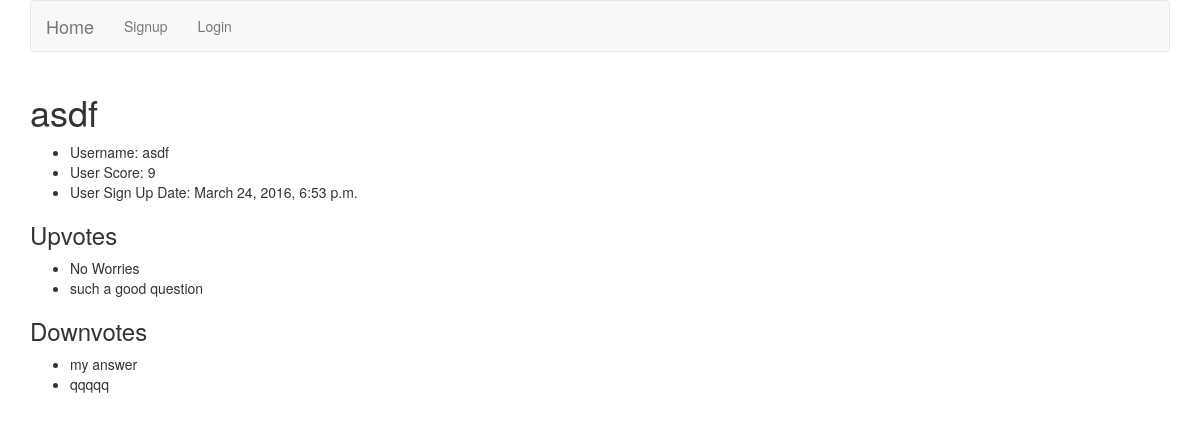
Before: /userdetail/3 with the older database file.
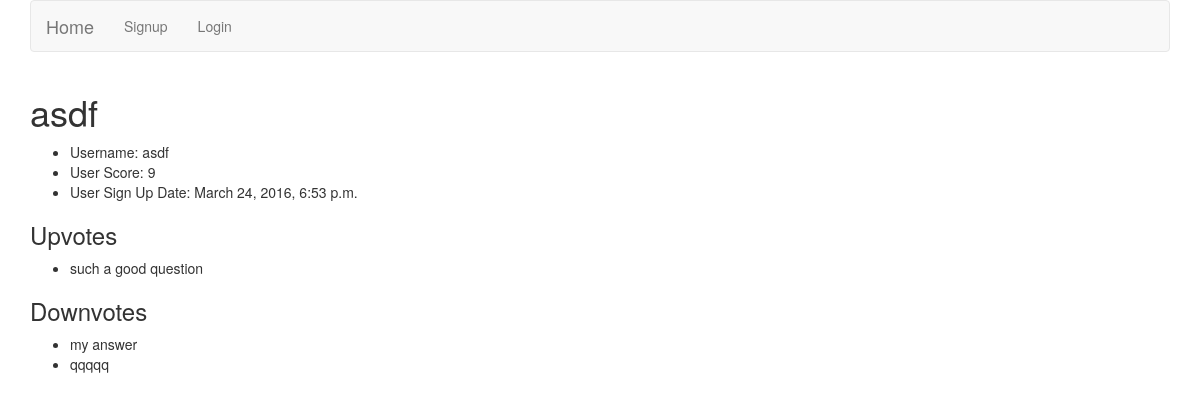
After: the same page with the newer database file.
### duckapp/models.py (models this page shows)
class UserProfile(models.Model):
    user = models.OneToOneField('auth.User')
    score = models.IntegerField(default=0)
    sign_up_date = models.DateTimeField(auto_now_add=True)
    upvotes = models.ManyToManyField(Answer, related_name='upvote')
    downvotes = models.ManyToManyField(Answer, related_name='downvote')

class Answer(models.Model):
    answerer = models.ForeignKey('auth.User')
    question = models.ForeignKey(Question)
    answer_text = models.TextField()
    score = models.IntegerField(default=0)
    title = models.CharField(max_length=255)
    timestamp = models.DateTimeField(auto_now_add=True)
    class Meta:
        ordering = ["-score", "-timestamp"]
    def __str__(self):
        return "{}".format(self.title)

### duckapp/views.py (the view)
# urls.py: url(r'^userdetail/(?P<pk>\d+)', UserDetailView.as_view(), name='user_detail'),
class UserDetailView(DetailView):
    model = UserProfile

### duckapp/templates/duckapp/userprofile_detail.html
{% extends 'base.html' %}
{% load bootstrap3 %}
{% block content %}
<div class="container">
<h1>{{ object.user }}</h1>
    <ul>
        <li>Username: {{ object.user }}</li>
        <li>User Score: {{ object.score }}</li>
        <li>User Sign Up Date: {{ object.sign_up_date }}</li>
    </ul>
    <h3>Upvotes</h3>
    <ul>
        {% for upvote in object.upvotes.all %}
            <li>{{ upvote }}</li>
        {% endfor %}
    </ul>
    <h3>Downvotes</h3>
    <ul>
        {% for downvote in object.downvotes.all %}
            <li>{{ downvote }}</li>
        {% endfor %}
    </ul>
</div>
{% endblock %}

### duckapp/templates/base.html (shortened to what this page needs)
<!DOCTYPE html>
{% load bootstrap3 %}
<html>
    <head>
        {% bootstrap_css %}
    </head>
    <body>
        <div class="container">
            <nav class="navbar navbar-default">
                <div class="container-fluid">
                    <div class="navbar-header">
                        <a class="navbar-brand" href="{% url 'index' %}">Home</a>
                    </div>
                    <div class="collapse navbar-collapse" id="bs-example-navbar-collapse-1">
                        <ul class="nav navbar-nav">
                            {% if user.is_authenticated %}
                                <li><a href="{% url 'signup' %}">Welcome {{ request.user }}<span class="sr-only">(current)</span></a></li>
                                <li><a href="{% url 'question_create'%}">Create A Question</a></li>
                                <li><a href="{% url 'logout' %}">Logout</a></li>
                            {% else %}
                                <li><a href="{% url 'signup' %}">Signup<span class="sr-only">(current)</span></a></li>
                                <li><a href="{% url 'login' %}">Login<span class="sr-only">(current)</span></a></li>
                            {% endif %}
                        </ul>
                    </div>
                </div>
            </nav>
        </div>
        {% block content %}
        {% endblock %}
    </body>
</html>

Changed rows visible on the page:
removed Answer: title "No Worries", shown under "Upvotes"
